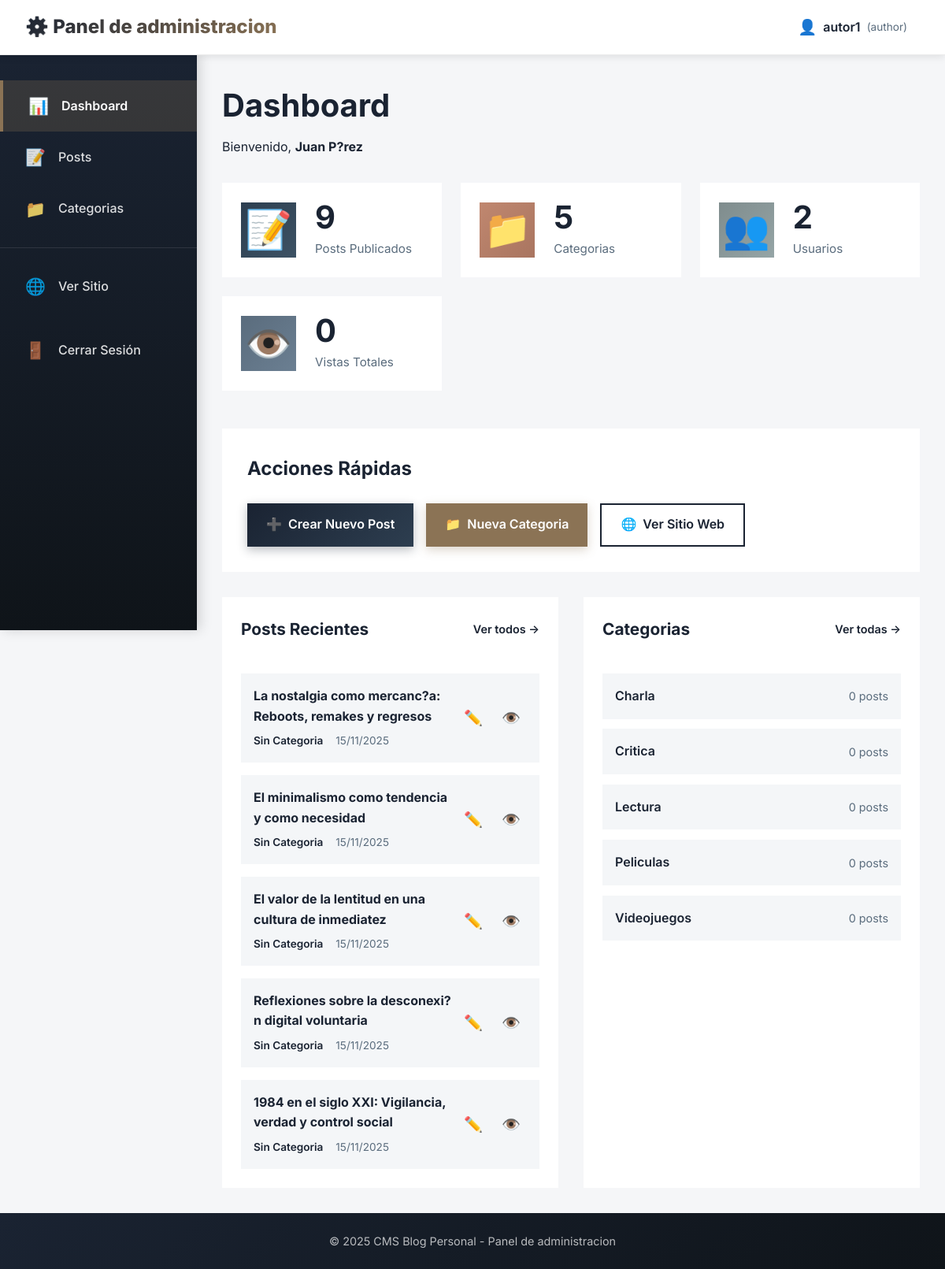
/public/admin/index.php (signed in), run on an earlier commit of the app's database.
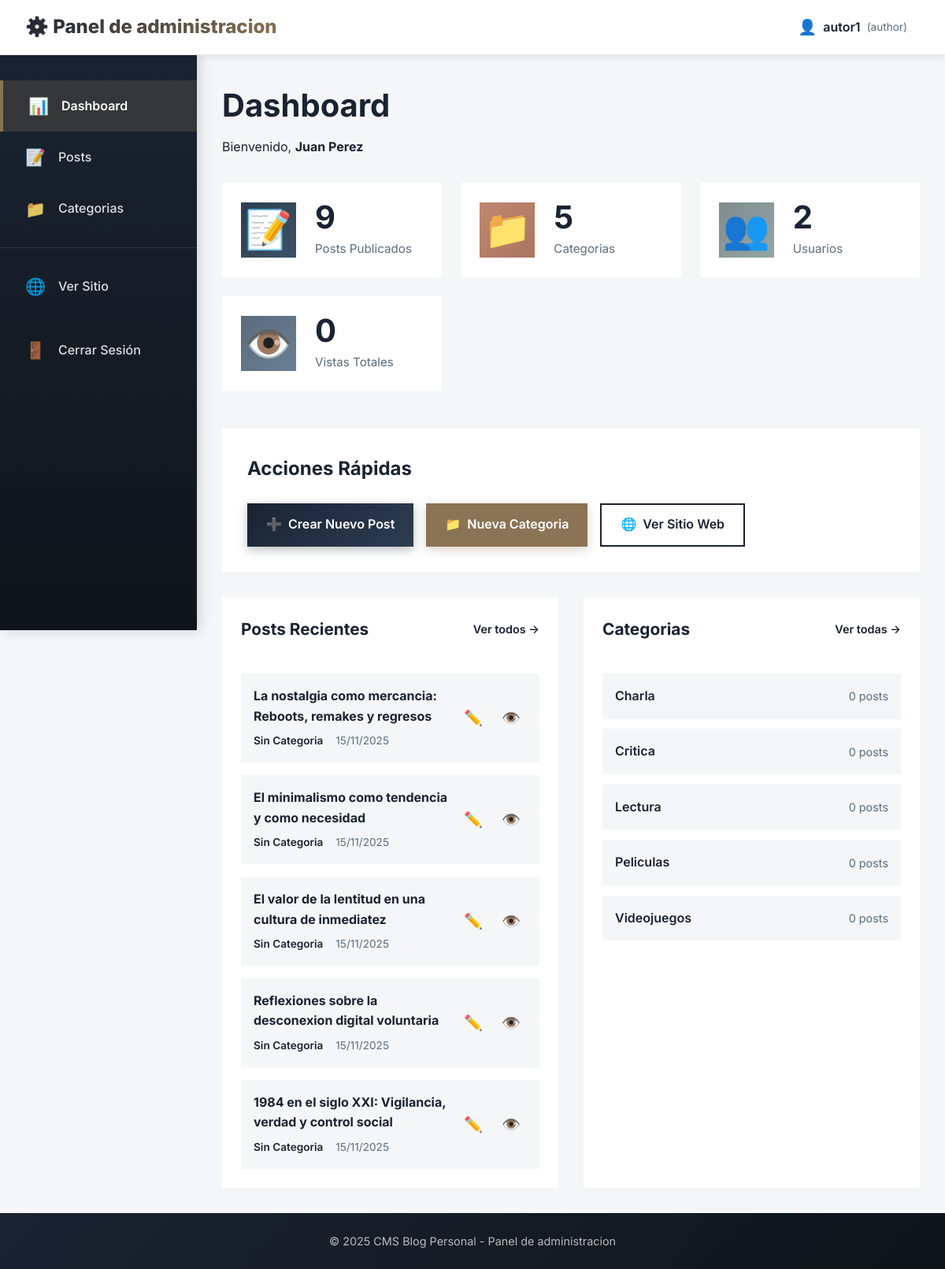
And on a later commit of the database.
### tables this page shows
CREATE TABLE `posts` (
  `id` int(11) NOT NULL AUTO_INCREMENT,
  `title` varchar(200) NOT NULL,
  `slug` varchar(200) NOT NULL,
  `description` text DEFAULT NULL,
  `content` longtext NOT NULL,
  `image` varchar(255) DEFAULT NULL,
  `category_id` int(11) DEFAULT NULL,
  `author_id` int(11) NOT NULL,
  `published` tinyint(1) DEFAULT 0,
  `views` int(11) DEFAULT 0,
  `created_at` timestamp NOT NULL DEFAULT current_timestamp(),
  `updated_at` timestamp NOT NULL DEFAULT current_timestamp() ON UPDATE current_timestamp(),
  PRIMARY KEY (`id`),
  UNIQUE KEY `slug` (`slug`),
  KEY `idx_slug` (`slug`),
  KEY `idx_category` (`category_id`),
  KEY `idx_author` (`author_id`),
  KEY `idx_published` (`published`),
  KEY `idx_created` (`created_at`),
  CONSTRAINT `posts_ibfk_1` FOREIGN KEY (`category_id`) REFERENCES `categories` (`id`) ON DELETE SET NULL,
  CONSTRAINT `posts_ibfk_2` FOREIGN KEY (`author_id`) REFERENCES `users` (`id`) ON DELETE CASCADE
);

### config/config.php (called while the page is built, shortened)
<?php
spl_autoload_register(function ($class) {
    if (strpos($class, 'App\\') === 0) {
        $classPath = str_replace('App\\', '', $class);
        $classPath = str_replace('\\', '/', $classPath);
        $file = ROOT_PATH . '/app/' . $classPath . '.php';
        if (file_exists($file)) {
            return;
        }
    }
});

### app/Models/Database.php (called while the page is built, shortened)
<?php
class Database {
    private static $instance = null;
    private $connection;
    private function __construct() {
        try {
            $host = DB_HOST;
            $port = defined('DB_PORT') ? DB_PORT : '3306';
            $dbname = DB_NAME;
            $username = DB_USER;
            $password = DB_PASS;
            $charset = defined('DB_CHARSET') ? DB_CHARSET : 'utf8mb4';
            $dsn = "mysql:host=$host;port=$port;dbname=$dbname;charset=$charset";
            $options = [
                PDO::ATTR_ERRMODE            => PDO::ERRMODE_EXCEPTION,
                PDO::ATTR_DEFAULT_FETCH_MODE => PDO::FETCH_ASSOC,
                PDO::ATTR_EMULATE_PREPARES   => false,
                PDO::ATTR_TIMEOUT            => 5,
            ];
            $this->connection = new PDO($dsn, $username, $password, $options);
        } catch (PDOException $e) {
            $errorMsg = "Error de conexión a la base de datos: " . $e->getMessage();
            $errorMsg .= "\n\nPor favor verifica que:";
            $errorMsg .= "\n1. El servidor MySQL/MariaDB esté activo (XAMPP, WAMP, etc.)";
            $errorMsg .= "\n2. Las credenciales en config/config.php sean correctas";
            $errorMsg .= "\n3. La base de datos 'cms_blog' exista";
            $errorMsg .= "\n4. El puerto sea el correcto (usualmente 3306)";
            die("<pre style='background:#ff4444;color:white;padding:20px;border-radius:8px;'>$errorMsg</pre>");
        }
    }
    public static function getInstance() {
        if (self::$instance === null) {
            self::$instance = new self();
        }
        return self::$instance;
    }
    public function getConnection() {
        return $this->connection;
    }
}

### public/admin/auth.php (called while the page is built, shortened)
<?php
if (!defined('BASE_URL')) {
    require_once __DIR__ . '/../../config/config.php';
}
$userModel = new User();
$currentUser = $userModel->getCurrentUser();

### app/Models/User.php (called while the page is built, shortened)
<?php
class User {
    public function getCurrentUser() {
        return $_SESSION['user'] ?? null;
    }
}

### app/Models/Post.php (called while the page is built, shortened)
<?php
class Post {
    private $db;
    public function __construct() {
        $this->db = Database::getInstance()->getConnection();
    }
    public function getAllPosts($page = 1, $perPage = 6) {
        $offset = ($page - 1) * $perPage;
        try {
            $checkCol = $this->db->query("SHOW COLUMNS FROM users LIKE 'avatar'");
            $hasAvatar = $checkCol->rowCount() > 0;
        } catch (\Exception $e) {
            $hasAvatar = false;
        }
        if ($hasAvatar) {
            $sql = "SELECT p.*, c.name as category_name, c.slug as category_slug,
                           u.username as author_name, u.avatar as author_avatar
                    FROM posts p
                    LEFT JOIN categories c ON p.category_id = c.id
                    LEFT JOIN users u ON p.author_id = u.id
                    WHERE p.published = 1
                    ORDER BY p.created_at DESC
                    LIMIT :limit OFFSET :offset";
        }
        $stmt = $this->db->prepare($sql);
        $stmt->bindValue(':limit', $perPage, PDO::PARAM_INT);
        $stmt->bindValue(':offset', $offset, PDO::PARAM_INT);
        $stmt->execute();
        return $stmt->fetchAll();
    }
}

### public/admin/index.php (the view, shortened to what the changed rows need)
<?php
require_once 'auth.php';
$postModel = new Post();
$recentPosts = $postModel->getAllPosts(1, 5);
include '../../app/Views/admin/header.php';
?>
<div class="admin-dashboard">
    <div class="dashboard-header">
        <h1>Dashboard</h1>
        <p>Bienvenido, <strong><?= htmlspecialchars($currentUser['full_name'] ?: $currentUser['username']) ?></strong></p>
    </div>
    <div class="quick-actions">
        <h2>Acciones Rápidas</h2>
    </div>
    <div class="dashboard-grid">
        <div class="dashboard-section">
            <div class="section-header">
                <h2>Posts Recientes</h2>
            </div>
            <?php if (!empty($recentPosts)): ?>
            <div class="recent-posts-list">
                <?php foreach ($recentPosts as $post): ?>
                <div class="recent-post-item">
                    <div class="post-info">
                        <h3><?= htmlspecialchars($post['title']) ?></h3>
                        <div class="post-meta-info">
                            <span class="meta-category"><?= htmlspecialchars($post['category_name'] ?? 'Sin Categoria') ?></span>
                            <span class="meta-date"><?= date('d/m/Y', strtotime($post['created_at'])) ?></span>
                        </div>
                    </div>
                    <div class="post-actions">
                        <a href="posts/edit.php?id=<?= $post['id'] ?>" class="btn-icon-action" title="Editar">✏️</a>
                        <a href="<?= BASE_URL ?>/post.php?id=<?= $post['id'] ?>" class="btn-icon-action" title="Ver" target="_blank">👁️</a>
                    </div>
                </div>
                <?php endforeach; ?>
            </div>
            <?php else: ?>
            <p class="empty-message">No hay posts aún. <a href="posts/create.php">Crea el primero</a></p>
            <?php endif; ?>
        </div>
        <div class="dashboard-section">
            <div class="section-header">
                <h2>Categorias</h2>
            </div>
        </div>
    </div>
</div>
<?php include '../../app/Views/admin/footer.php'; ?>

What changed in the data, as far as the page shows it:
changed posts: title "La nostalgia como mercanc?a: Reboots, remakes y regresos" → "La nostalgia como mercancia: Reboots, remakes y regresos"
changed posts: title "Reflexiones sobre la desconexi?n digital voluntaria" → "Reflexiones sobre la desconexion digital voluntaria"
Also different on the page:
$currentUser['full_name'] ?: $currentUser['username']: "Juan P?rez" → "Juan Perez"
